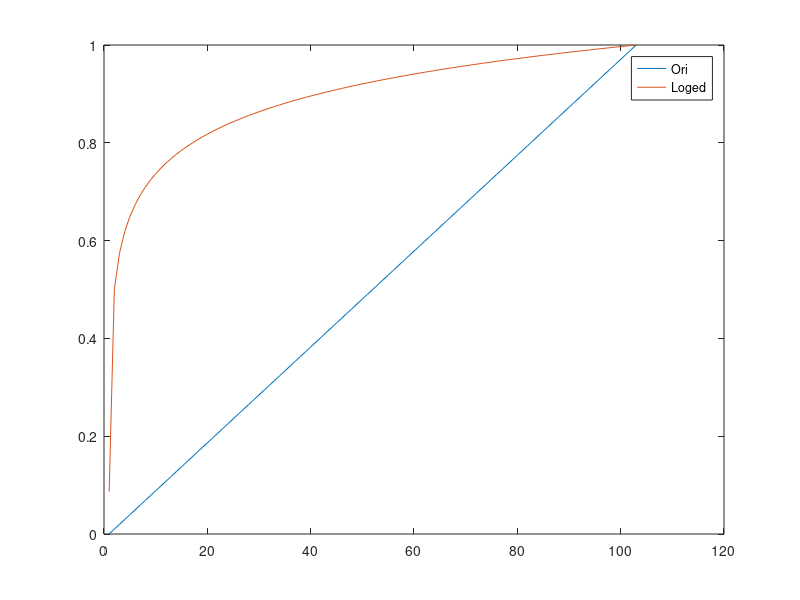

Source code (MATLAB):
#{
;;log compress
eton@231222. for supra using normilazion in logCompression. figure it out;
https://github.com/AnpleLu/K_Wave_Toolbox/blob/main/logCompression.m
% compress signal
if normalise
    mx = max(signal(:));
    signal = mx * (log10(1 + a * signal ./ mx) ./ log10(1 + a));
else
    signal = log10(1 + a * signal) ./ log10(1 + a);
end
#}
signal=1:80:8192;
mx0 = max(signal(:));
b=80;#Decible
a=10^( b/20);
mx2=255;
mx=mx0;
signalY = mx2 * (log10(1 + a * signal ./ mx) ./ log10(1 + a));
plot(signal./mx);
hold on;
plot(signalY./mx2);
hold off;
legend('Ori','Loged');
#{
 comment format;
#}
